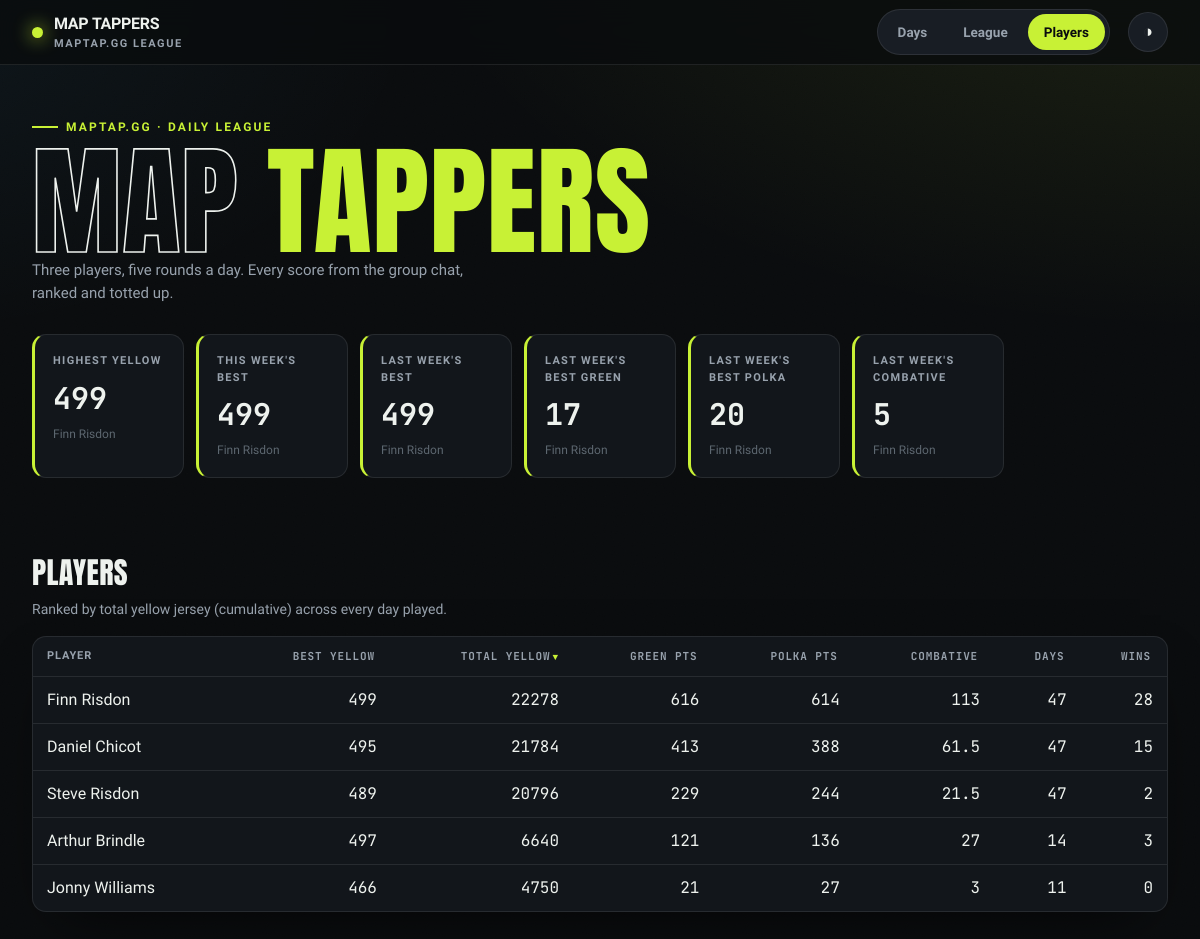
The page /players on the database its author committed.
### tables this page shows
CREATE TABLE entries (
    id INTEGER PRIMARY KEY,
    player TEXT NOT NULL,
    game_date TEXT NOT NULL,
    maptap_score INTEGER NOT NULL,
    UNIQUE (player, game_date)
);

### src/maptap/app.py (the view)
@app.get("/players", response_class=HTMLResponse)
def players(request: Request):
    with closing(_conn()) as conn:
        context = {"players": player_summary(conn), "stats": hero_stats(conn), "active": "players"}
    return templates.TemplateResponse(request, "players.html", context)

### src/maptap/templates/players.html (shortened to what this page needs)
{% extends "base.html" %}
{% block content %}
<h2 class="section-head">Players</h2>
<p class="section-sub">Ranked by total yellow jersey (cumulative) across every day played.</p>
<div class="panel table-card">
    <table data-sortable>
        <thead>
            <tr>
                <th class="txt" data-sort="text">Player</th>
                <th class="num" data-sort="number">Best Yellow</th>
                <th class="num" data-sort="number" data-sorted="desc">Total Yellow</th>
                <th class="num" data-sort="number">Green Pts</th>
                <th class="num" data-sort="number">Polka Pts</th>
                <th class="num" data-sort="number">Combative</th>
                <th class="num" data-sort="number">Days</th>
                <th class="num" data-sort="number">Wins</th>
            </tr>
        </thead>
        <tbody>
            {% for p in players %}
            <tr>
                <td class="txt">{{ p.player }}</td>
                <td class="num">{{ p.best_cumulative }}</td>
                <td class="num">{{ p.total_cumulative }}</td>
                <td class="num">{{ p.green_points }}</td>
                <td class="num">{{ p.polka_points }}</td>
                <td class="num">{{ p.combative_points }}</td>
                <td class="num">{{ p.days_played }}</td>
                <td class="num">{{ p.wins }}</td>
            </tr>
            {% endfor %}
        </tbody>
    </table>
</div>
{% endblock %}

### src/maptap/templates/base.html (shortened to what this page needs)
<!DOCTYPE html>
<html lang="en-GB" data-theme="dark">
<head>
    <link rel="stylesheet" href="/static/styles.css">
</head>
<body>
    <nav class="nav">
        <div class="wrap nav-inner">
            <div class="brand">
                <span class="dot"></span>
                <span>MAP&nbsp;TAPPERS<small>maptap.gg league</small></span>
            </div>
            <div class="tabs">
                <a class="tab {{ 'active' if active == 'days' else '' }}" href="/days">Days</a>
                <a class="tab {{ 'active' if active == 'league' else '' }}" href="/league">League</a>
                <a class="tab {{ 'active' if active == 'players' else '' }}" href="/players">Players</a>
            </div>
            <button class="theme-btn" id="themeBtn" title="Toggle theme" aria-label="Toggle theme">◑</button>
        </div>
    </nav>
    <header class="hero">
        <div class="wrap">
            <span class="hero-tag">maptap.gg · daily league</span>
            <h1><span class="out">Map</span> <span class="em">Tappers</span></h1>
            <p class="hero-sub">Three players, five rounds a day. Every score from the group chat, ranked and totted up.</p>
            <div class="stat-row">
                <div class="stat">
                    <div class="label">Highest Yellow</div>
                    <div class="value">{{ stats.highest_cumulative if stats.highest_cumulative is not none else '—' }}</div>
                    <div class="sub">{{ stats.highest_cumulative_player or '—' }}</div>
                </div>
                <div class="stat">
                    <div class="label">This Week's Best</div>
                    <div class="value">{{ stats.week_best if stats.week_best is not none else '—' }}</div>
                    <div class="sub">{{ stats.week_best_player or 'no rides yet' }}</div>
                </div>
                <div class="stat">
                    <div class="label">Last Week's Best</div>
                    <div class="value">{{ stats.last_week_best if stats.last_week_best is not none else '—' }}</div>
                    <div class="sub">{{ stats.last_week_best_player or 'no rides' }}</div>
                </div>
                <div class="stat">
                    <div class="label">Last Week's Best Green</div>
                    <div class="value">{{ stats.last_week_best_green if stats.last_week_best_green is not none else '—' }}</div>
                    <div class="sub">{{ stats.last_week_best_green_player or 'no rides' }}</div>
                </div>
                <div class="stat">
                    <div class="label">Last Week's Best Polka</div>
                    <div class="value">{{ stats.last_week_best_polka if stats.last_week_best_polka is not none else '—' }}</div>
                    <div class="sub">{{ stats.last_week_best_polka_player or 'no rides' }}</div>
                </div>
                <div class="stat">
                    <div class="label">Last Week's Combative</div>
                    <div class="value">{{ stats.last_week_combative if stats.last_week_combative is not none else '—' }}</div>
                    <div class="sub">{{ stats.last_week_combative_player or 'no rides' }}</div>
                </div>
            </div>
        </div>
    </header>
    <main class="wrap">
        {% block content %}{% endblock %}
    </main>
</body>
</html>

### rows shown on the page
entries: player "Finn Risdon"
entries: player "Finn Risdon"
entries: player "Finn Risdon"
entries: player "Finn Risdon"

### other values the page prints
{{ stats.week_best if stats.week_best is not none else '—' }} "499"
{{ stats.last_week_best if stats.last_week_best is not none else '—' }} "499"
{{ p.player }} "Finn Risdon" "Daniel Chicot" "Steve Risdon" "Arthur Brindle" "Jonny Williams"
{{ p.best_cumulative }} "499" "495" "489" "497" "466"
{{ p.total_cumulative }} "22278" "21784" "20796" "6640" "4750"
{{ p.green_points }} "616" "413" "229" "121" "21"
{{ p.polka_points }} "614" "388" "244" "136" "27"
{{ p.combative_points }} "113" "61.5" "21.5" "27" "3"
{{ p.days_played }} "47" "47" "47" "14" "11"
{{ p.wins }} "28" "15" "2" "3" "0"
